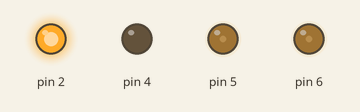
Bench run of a sketch on a simulated Arduino Uno, built with avr-gcc and run on an emulated ATmega328P. Shown: output pins drawn as LEDs (lit = HIGH).

Above: at 0.05 s.
At 3.95 s:
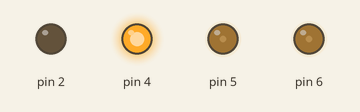
At 5.95 s:
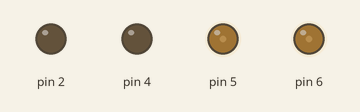
At 7.95 s:
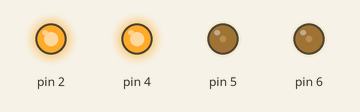
Timing chart, 0 to 9.2 s (numbered marks = the images above):
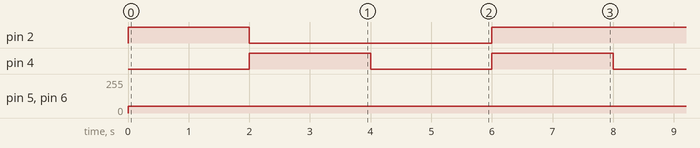

The sketch:

Test_1_Motor_Speed_and_Direction_Control.ino
```cpp
void setup(){
  pinMode(2, OUTPUT);//
  pinMode(5, OUTPUT);
  pinMode(4, OUTPUT);
  pinMode(6, OUTPUT);
}

void loop(){
  digitalWrite(2,HIGH);
  analogWrite(5,50);
  digitalWrite(4,LOW);
  analogWrite(6,50);
  delay(2000);
  digitalWrite(2,LOW);
  analogWrite(5,50);
  digitalWrite(4,HIGH);
  analogWrite(6,50);
  delay(2000);
  digitalWrite(2,LOW);
  analogWrite(5,50);
  digitalWrite(4,LOW);
  analogWrite(6,50);
  delay(2000);
  digitalWrite(2,HIGH);
  analogWrite(5,50);
  digitalWrite(4,HIGH);
  analogWrite(6,50);
  delay(2000);

}
```

Measured:
- by itself, pin 2: repeats every 8.0 s: LOW 4.0 s, HIGH 4.0 s
- by itself, pin 4: alternates HIGH for 2.0 s and LOW for 2.0 s
- by itself, pin 5, pin 6: 0/255 → 50/255 at 0.00 s
